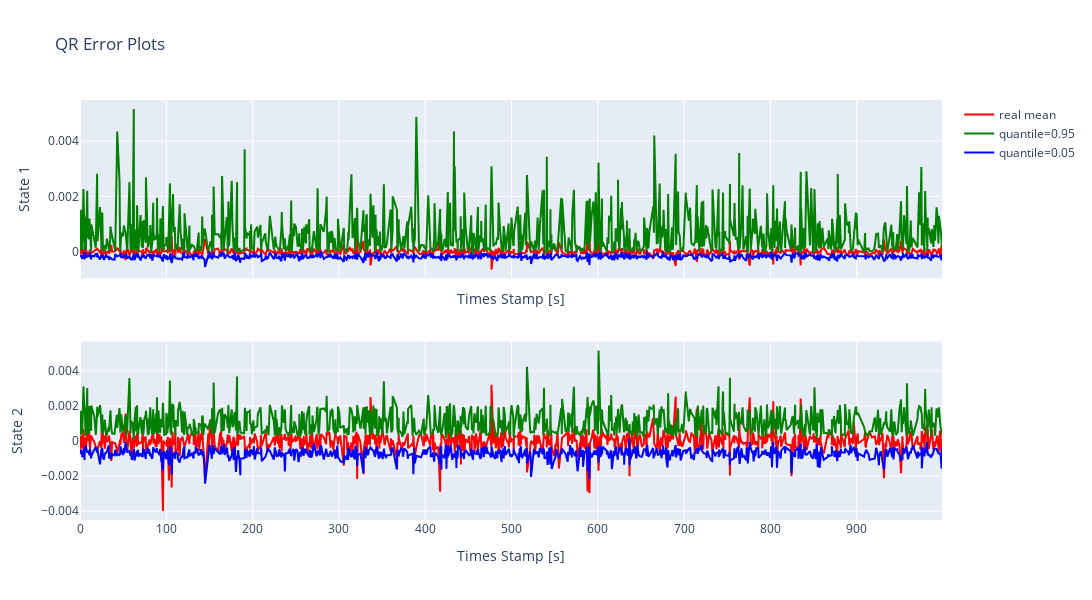

Source (notebook cell):
### Markdown cell above
This section visualises the quantile regression on the calibration data which the regressors has yet not seen.

### Code cell
dm.cqr_plot_qr_error()

### Figure 1 — Plotly figure (JSON) as saved in the notebook; plotly's stock layout.template omitted (floating-point values rounded to 4 significant figures; data arrays with more than 128 entries replaced by an {"elided": "..."} marker saying what was removed)
{"data": [{"line": {"color": "red"}, "mode": "lines", "name": "real mean", "showlegend": true, "type": "scatter", "x": {"elided": "1000 float values"}, "xaxis": "x", "y": {"elided": "1000 float values"}, "yaxis": "y"}, {"line": {"color": "green"}, "mode": "lines", "name": "quantile=0.95", "showlegend": true, "type": "scatter", "x": {"elided": "1000 float values"}, "xaxis": "x", "y": {"elided": "1000 float values"}, "yaxis": "y"}, {"line": {"color": "blue"}, "mode": "lines", "name": "quantile=0.05", "showlegend": true, "type": "scatter", "x": {"elided": "1000 float values"}, "xaxis": "x", "y": {"elided": "1000 float values"}, "yaxis": "y"}, {"line": {"color": "red"}, "mode": "lines", "name": "real mean", "showlegend": false, "type": "scatter", "x": {"elided": "1000 float values"}, "xaxis": "x2", "y": {"elided": "1000 float values"}, "yaxis": "y2"}, {"line": {"color": "green"}, "mode": "lines", "name": "quantile=0.95", "showlegend": false, "type": "scatter", "x": {"elided": "1000 float values"}, "xaxis": "x2", "y": {"elided": "1000 float values"}, "yaxis": "y2"}, {"line": {"color": "blue"}, "mode": "lines", "name": "quantile=0.05", "showlegend": false, "type": "scatter", "x": {"elided": "1000 float values"}, "xaxis": "x2", "y": {"elided": "1000 float values"}, "yaxis": "y2"}], "layout": {"height": 600, "showlegend": true, "title": {"text": "QR Error Plots"}, "width": 1800, "xaxis": {"anchor": "y", "domain": [0, 1], "matches": "x2", "showticklabels": false, "title": {"text": "Times Stamp [s]"}}, "xaxis2": {"anchor": "y2", "domain": [0, 1], "title": {"text": "Times Stamp [s]"}}, "yaxis": {"anchor": "x", "domain": [0.575, 1], "title": {"text": " State 1"}}, "yaxis2": {"anchor": "x2", "domain": [0, 0.425], "title": {"text": " State 2"}}}}
